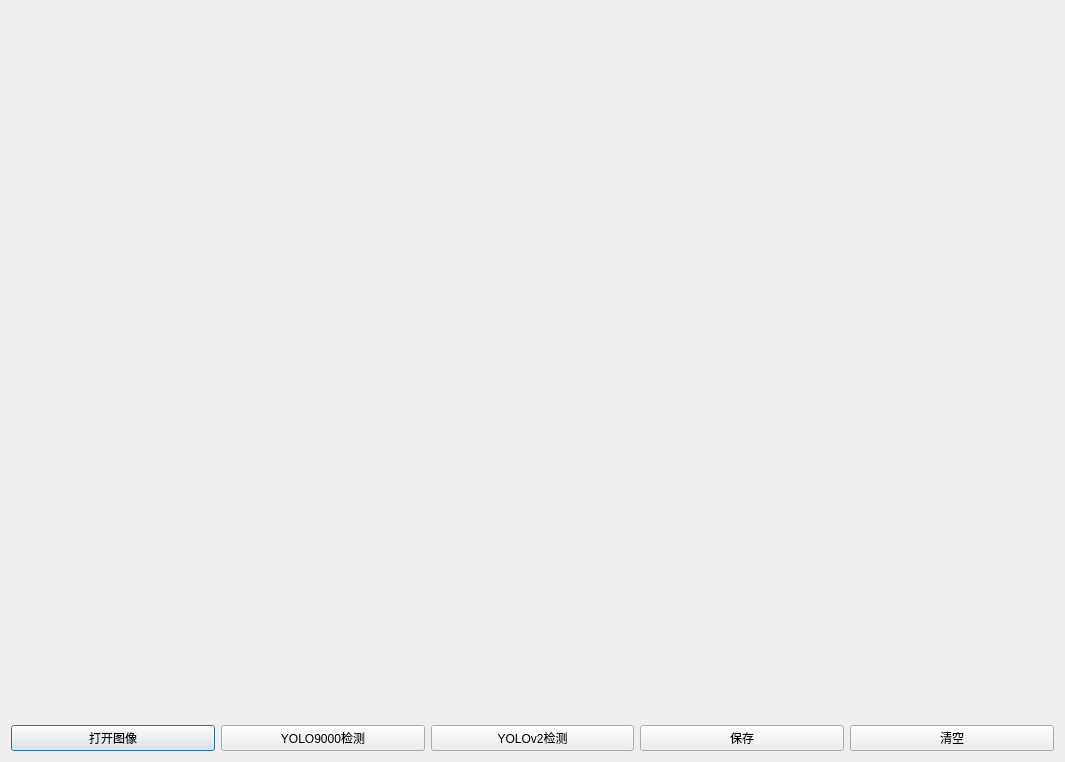
<?xml version="1.0" encoding="UTF-8"?>
<ui version="4.0">
 <class>Dialog</class>
 <widget class="QDialog" name="Dialog">
  <property name="geometry">
   <rect>
    <x>0</x>
    <y>0</y>
    <width>1065</width>
    <height>762</height>
   </rect>
  </property>
  <property name="windowTitle">
   <string>my first</string>
  </property>
  <layout class="QGridLayout" name="gridLayout" rowstretch="100,1">
   <property name="sizeConstraint">
    <enum>QLayout::SetNoConstraint</enum>
   </property>
   <item row="0" column="0">
    <widget class="QLabel" name="disPicture">
     <property name="text">
      <string/>
     </property>
    </widget>
   </item>
   <item row="1" column="0">
    <layout class="QHBoxLayout" name="horizontalLayout">
     <property name="sizeConstraint">
      <enum>QLayout::SetNoConstraint</enum>
     </property>
     <item>
      <widget class="QPushButton" name="openButton">
       <property name="text">
        <string>打开图像</string>
       </property>
      </widget>
     </item>
     <item>
      <widget class="QPushButton" name="detect9000Button">
       <property name="text">
        <string>YOLO9000检测</string>
       </property>
      </widget>
     </item>
     <item>
      <widget class="QPushButton" name="detectv2Button">
       <property name="text">
        <string>YOLOv2检测</string>
       </property>
      </widget>
     </item>
     <item>
      <widget class="QPushButton" name="saveButton">
       <property name="text">
        <string>保存</string>
       </property>
      </widget>
     </item>
     <item>
      <widget class="QPushButton" name="clearButton">
       <property name="text">
        <string>清空</string>
       </property>
      </widget>
     </item>
    </layout>
   </item>
  </layout>
 </widget>
 <resources/>
 <connections/>
</ui>
